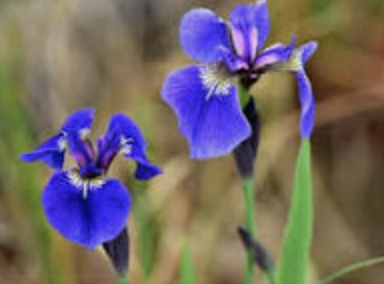
#> input picture src/assets/Iris_Setosa.png, 384 x 284 px
$ python main.py
#> lines starting #> are read from the running program, lines starting #| are printed output that depends on the picture
from pathlib import Path

import matplotlib.pyplot as plt
import pandas as pd
from sklearn.model_selection import train_test_split
from sklearn.preprocessing import LabelEncoder

# assets live in the repository-level `src/assets` directory (not inside week4/)
ASSETS_DIR = Path(__file__).resolve().parent.parent / "assets"

# filenames in src/assets use British spelling 'Versicolour'
img1 = plt.imread(ASSETS_DIR / "Iris_Setosa.png")
#> img1 is the input picture: shape (284, 384, 4) float32; mean R, G, B, A 0.45, 0.408, 0.401, 1
img2 = plt.imread(ASSETS_DIR / "Iris_Versicolour.png")
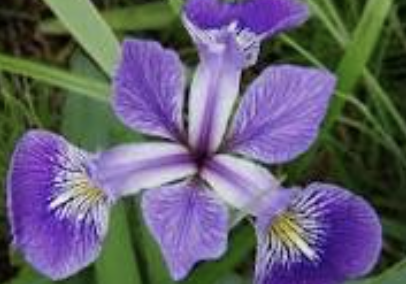
#> input picture src/assets/Iris_Versicolour.png, 406 x 284 px
#> img2 is the input picture: shape (284, 406, 4) float32; mean R, G, B, A 0.39, 0.375, 0.444, 1
img3 = plt.imread(ASSETS_DIR / "Iris_Virginica.png")
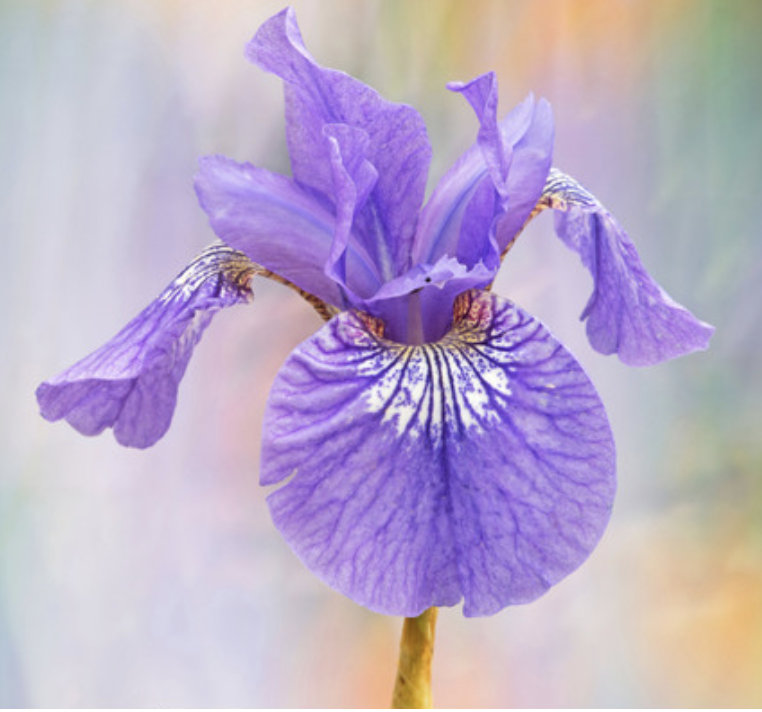
#> input picture src/assets/Iris_Virginica.png, 762 x 712 px
#> img3 is the input picture: shape (712, 762, 4) float32; mean R, G, B, A 0.737, 0.677, 0.79, 1


# fig, axes = plt.subplots(1, 3)
# axes[0].imshow(img1)
# axes[0].set_title("Iris Setosa")
# axes[0].axis("off")

# axes[1].imshow(img2)
# axes[1].set_title("Iris Versicolor")
# axes[1].axis("off")

# axes[2].imshow(img3)
# axes[2].set_title("Iris Virginica")
# axes[2].axis("off")


# plt.show()

#> (the run stopped early here; a loop or call above may not have finished)
